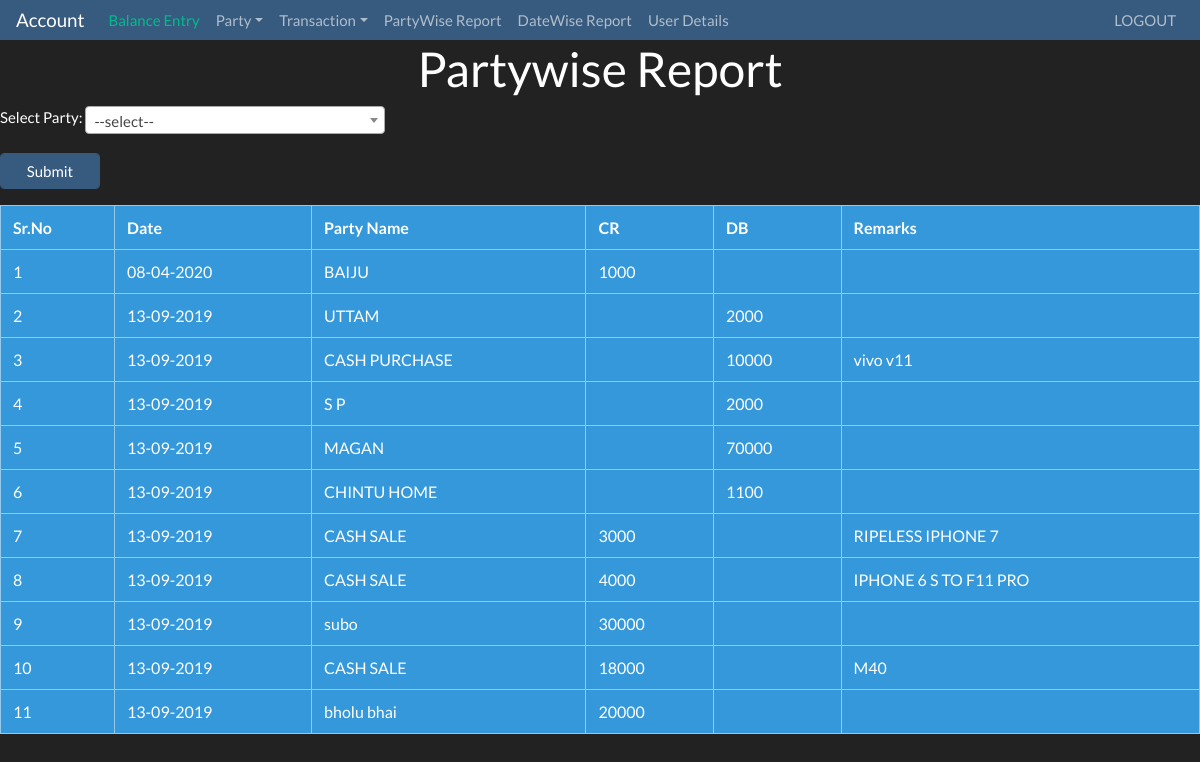
Page /partywise_report.php (signed in) on the committed database.
### tables this page shows
CREATE TABLE `transaction` (
  `id` int(255) NOT NULL,
  `date` date NOT NULL,
  `party_id` int(255) NOT NULL,
  `type` varchar(255) NOT NULL,
  `amount` varchar(255) NOT NULL,
  `remark` text NOT NULL,
  `bank` int(255) NOT NULL,
  `created_at` datetime NOT NULL DEFAULT CURRENT_TIMESTAMP,
  `updated_at` datetime NOT NULL DEFAULT '0000-00-00 00:00:00' ON UPDATE CURRENT_TIMESTAMP,
  `user_id` int(255) NOT NULL
);

CREATE TABLE `party` (
  `id` int(255) NOT NULL,
  `name` varchar(255) NOT NULL,
  `mobile` varchar(255) NOT NULL,
  `city` varchar(255) NOT NULL,
  `created_at` datetime NOT NULL DEFAULT CURRENT_TIMESTAMP,
  `updated_at` datetime NOT NULL DEFAULT '0000-00-00 00:00:00' ON UPDATE CURRENT_TIMESTAMP,
  `user_id` int(255) NOT NULL
);

### partywise_report.php (the view, shortened to what this page needs)
<?php
    include("include/header.php");
?>
        <center><h1>Partywise Report<h1></center>
        <form method="post">
            <div class="form-group">
                <label>Select Party:</label>
            </div>
            <div class="form-group">
                <input type="submit" name="submit" class="form-control col-md-1 btn btn-primary">
            </div>
        </form>
        <table border="1" class="table table-info">
            <tr>
                <th>Sr.No</th>
                <th>Date</th>
                <th>Party Name</th>
                <th>CR</th>
                <th>DB</th>
                <th>Remarks</th>
            </tr>
            <?php
                $condition="";
                $transaction=mysqli_query($con,"select * from transaction where 1=1 $condition order by id desc");
                 $i=0;
                while($r=mysqli_fetch_array($transaction)){
                $i++;
            ?>
                <tr>
                        <td><?=$i?></td>
                        <td><?=date("d-m-Y",strtotime($r['date']));?></td>
                        <td><?php
                            $name=mysqli_fetch_array(mysqli_query($con,"select name  from party where id='".$r['party_id']."'"))['name'];
                            echo $name;
                        ?>
                        </td>
                        <td>
                            <?php
                                if($r['type']==credit){
                                    echo $r['amount'];
                                }
                            ?>
                        </td>
                        <td>
                            <?php
                                if($r['type']==debit){
                                    echo $r['amount'];
                                }
                            ?>
                        </td>
                        <td><?=$r['remark'];?></td>
                    </tr>
            <?php
                }
            ?>
        </table>
<?php
include("include/footer.php")
?>

### include/header.php (shortened to what this page needs)
<html>
    <head>
        <link rel="stylesheet" href="https://cdnjs.cloudflare.com/ajax/libs/font-awesome/4.7.0/css/font-awesome.min.css">
        <link rel="stylesheet" type="text/css" href="assets/bootstrap.min.css" />
        <link rel="stylesheet" type="text/css" href="plugins/select2/css/select2.min.css" />
    </head>
    <body>
        <nav class="navbar navbar-expand-lg navbar-dark bg-primary" style="height:40px;">
      <a class="navbar-brand" href="dashboard.php">Account</a>
          <div class="collapse navbar-collapse" id="navbarColor01">
            <ul class="navbar-nav mr-auto">
              <li class="nav-item active">
                <a class="nav-link" href="balance_entry.php">Balance Entry <span class="sr-only">(current)</span></a>
              </li>
              <li class="nav-item dropdown">
                <a class="nav-link dropdown-toggle" data-toggle="dropdown" href="#" role="button" aria-haspopup="true" aria-expanded="false">Party</a>
                </li>
              <li class="nav-item dropdown">
                <a class="nav-link dropdown-toggle" data-toggle="dropdown" href="#" role="button" aria-haspopup="true" aria-expanded="false">Transaction</a>
                </li>
              <li class="nav-item">
                <a class="nav-link" href="partywise_report.php">PartyWise Report</a>
              </li>
              <li class="nav-item">
                <a class="nav-link" href="datewise_report.php">DateWise Report</a>
              </li>
              <li class="nav-item">
                <a class="nav-link" href="user.php">User Details</a>
              </li>
            </ul>
            <ul class="nav navbar-nav navbar-right">
                <li class="nav-item">
                    <a class="nav-link" href="logout.php" >LOGOUT</a>
                </li>
            </ul>
          </div>
    </nav>

### rows in the picture
transaction: date "08-04-2020", party.name "BAIJU", amount "1000"
transaction: date "13-09-2019", party.name "UTTAM", amount "2000"
transaction: date "13-09-2019", party.name "CASH PURCHASE", amount "10000", remark "vivo v11"
transaction: date "13-09-2019", party.name "S P", amount "2000"
transaction: date "13-09-2019", party.name "MAGAN", amount "70000"
transaction: date "13-09-2019", party.name "CHINTU HOME", amount "1100"
transaction: date "13-09-2019", party.name "CASH SALE", amount "3000", remark "RIPELESS IPHONE 7"
transaction: date "13-09-2019", party.name "CASH SALE", amount "4000", remark "IPHONE 6 S TO F11 PRO"
transaction: date "13-09-2019", party.name "subo", amount "30000"
transaction: date "13-09-2019", party.name "CASH SALE", amount "18000", remark "M40"
transaction: date "13-09-2019", party.name "bholu bhai", amount "20000"
